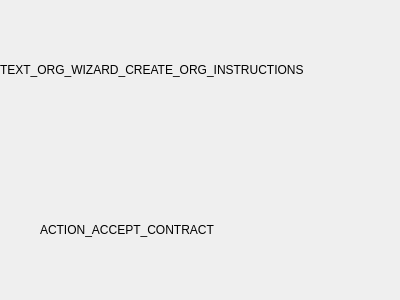
<?xml version="1.0" encoding="UTF-8"?>
<ui version="4.0">
 <class>CreateOrgSecondPageWidget</class>
 <widget class="QWidget" name="CreateOrgSecondPageWidget">
  <property name="geometry">
   <rect>
    <x>0</x>
    <y>0</y>
    <width>400</width>
    <height>300</height>
   </rect>
  </property>
  <property name="windowTitle">
   <string>Form</string>
  </property>
  <layout class="QVBoxLayout" name="verticalLayout">
   <property name="spacing">
    <number>20</number>
   </property>
   <property name="leftMargin">
    <number>0</number>
   </property>
   <property name="topMargin">
    <number>0</number>
   </property>
   <property name="rightMargin">
    <number>0</number>
   </property>
   <property name="bottomMargin">
    <number>0</number>
   </property>
   <item>
    <widget class="QLabel" name="label">
     <property name="text">
      <string>TEXT_ORG_WIZARD_CREATE_ORG_INSTRUCTIONS</string>
     </property>
     <property name="textFormat">
      <enum>Qt::RichText</enum>
     </property>
    </widget>
   </item>

















































































   <item>
    <layout class="QHBoxLayout" name="horizontalLayout">
     <property name="spacing">
      <number>10</number>
     </property>
     <property name="leftMargin">
      <number>0</number>
     </property>
     <item>
      <spacer name="horizontalSpacer">
       <property name="orientation">
        <enum>Qt::Horizontal</enum>
       </property>
       <property name="sizeType">
        <enum>QSizePolicy::Preferred</enum>
       </property>
       <property name="sizeHint" stdset="0">
        <size>
         <width>40</width>
         <height>20</height>
        </size>
       </property>
      </spacer>
     </item>



















     <item>
      <widget class="QLabel" name="label_2">
       <property name="sizePolicy">
        <sizepolicy hsizetype="Expanding" vsizetype="Preferred">
         <horstretch>0</horstretch>
         <verstretch>0</verstretch>
        </sizepolicy>
       </property>
       <property name="minimumSize">
        <size>
         <width>0</width>
         <height>0</height>
        </size>
       </property>
       <property name="maximumSize">
        <size>
         <width>16777215</width>
         <height>16777215</height>
        </size>
       </property>
       <property name="text">
        <string>ACTION_ACCEPT_CONTRACT</string>
       </property>
       <property name="textFormat">
        <enum>Qt::RichText</enum>
       </property>
       <property name="wordWrap">
        <bool>true</bool>
       </property>
       <property name="openExternalLinks">
        <bool>true</bool>
       </property>
      </widget>
     </item>
    </layout>
   </item>
  </layout>
 </widget>
 <resources/>
 <connections/>
</ui>
